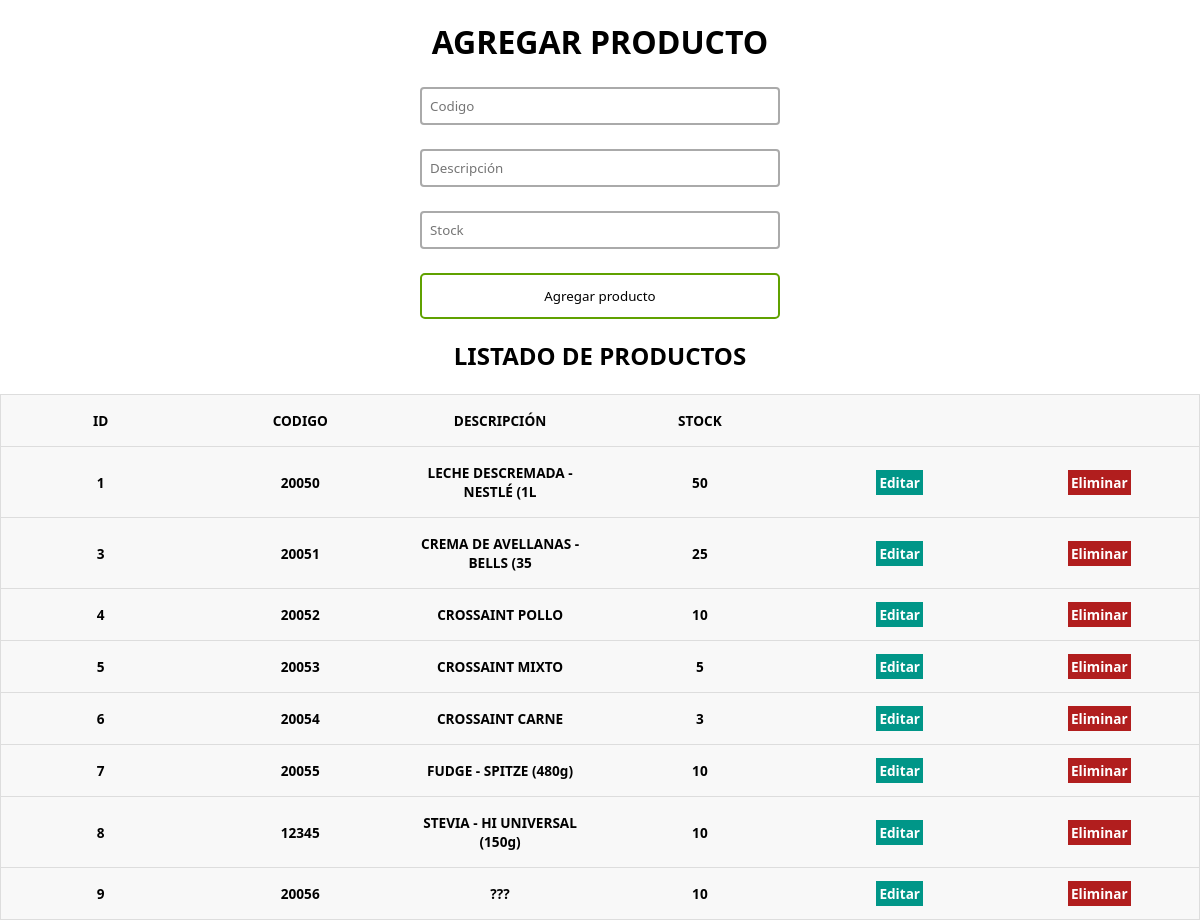
The page /php_inventario/index.php on the database its author committed.
### tables this page shows
CREATE TABLE `productos` (
  `id` int(11) NOT NULL,
  `codigo` int(5) NOT NULL,
  `descripcion` varchar(30) NOT NULL,
  `stock` int(5) NOT NULL
);

### php_inventario/index.php (the view, shortened to what this page needs)
<?php
    $con = connection();
    $sql = "SELECT * FROM productos";
    $query = mysqli_query($con, $sql);
?>
<!DOCTYPE html>
<html lang="en">
<head>
    <link rel="stylesheet" href="style2.css">
</head>
<body>
    <div class="users-form">
        <form action="insert.php" method="POST">
            <h1>AGREGAR PRODUCTO</h1>
            <input type="text" name="codigo" placeholder="Codigo">
            <input type="text" name="descripcion" placeholder="Descripción">
            <input type="text" name="stock" placeholder="Stock">
            <input type="submit" value="Agregar producto">
        </form>
    </div>
    <div class="users-table">
        <h2>LISTADO DE PRODUCTOS</h2>
        <br>
        <table>
            <thead>
                <tr>
                    <th>ID</th>
                    <th>CODIGO</th>
                    <th>DESCRIPCIÓN</th>
                    <th>STOCK</th>
                    <th></th>
                    <th></th>
                </tr>
            </thead>
            <tbody>
                <?php while($row = mysqli_fetch_array($query)): ?>
                <tr>
                    <th> <?= $row['id'] ?> </th>
                    <th> <?= $row['codigo'] ?></th>
                    <th> <?= $row['descripcion'] ?></th>
                    <th> <?= $row['stock'] ?></th>
                    <th><a href="update.php?id=<?= $row['id'] ?>" class="users-table--edit">Editar</a></th>
                    <th><a href="delete.php?id= <?= $row['id'] ?>" class="users-table--delete">Eliminar</a></th>
                </tr>
                <?php endwhile; ?>
            </tbody>
        </table>
    </div>
</body>
</html>

### php_inventario/style2.css (style rules this page uses)
* { box-sizing: border-box; margin: 0; padding: 0; }
html { font-family: 'Segoe UI', sans-serif; text-align: center; }
a { text-decoration: none; }
.users-form form { display: flex; flex-direction: column; gap: 24px; width: 30%; margin: 20px auto; text-align: center; }
.users-form form input { font-family: 'Segoe UI', sans-serif; }
.users-form form input[type=text], .users-form form input[type=password], .users-form form input[type=email] { padding: 8px; border:2px solid #aaa; border-radius:4px; outline:none; transition:.3s; }
.users-form form input[type=submit] { border: none; padding: 12px 50px; text-decoration: none; transition-duration: 0.4s; cursor: pointer; border-radius: 5px; background-color: white; color: black; border: 2px solid #60a100; }
.users-table table { border: 1px solid #ccc; border-collapse: collapse; margin: 0; padding: 0; width: 100%; table-layout: fixed; }
table tr { background-color: #f8f8f8; border: 1px solid #ddd; padding: 4px; }
table th { padding: 16px; text-align: center; font-size: .85em; }
.users-table--edit { background: #009688; padding: 3px; color: #fff; text-align: center; font-weight: bold; }
.users-table--delete { background: #b11e1e; padding: 3px; color: #fff; text-align: center; font-weight: bold; }

### rows shown on the page
productos: id "1", codigo "20050", descripcion "LECHE DESCREMADA - NESTLÉ (1L", stock "50"
productos: id "3", codigo "20051", descripcion "CREMA DE AVELLANAS - BELLS (35", stock "25"
productos: id "4", codigo "20052", descripcion "CROSSAINT POLLO", stock "10"
productos: id "5", codigo "20053", descripcion "CROSSAINT MIXTO", stock "5"
productos: id "6", codigo "20054", descripcion "CROSSAINT CARNE", stock "3"
productos: id "7", codigo "20055", descripcion "FUDGE - SPITZE (480g)", stock "10"
productos: id "8", codigo "12345", descripcion "STEVIA - HI UNIVERSAL (150g)", stock "10"
productos: id "9", codigo "20056", descripcion "???", stock "10"
